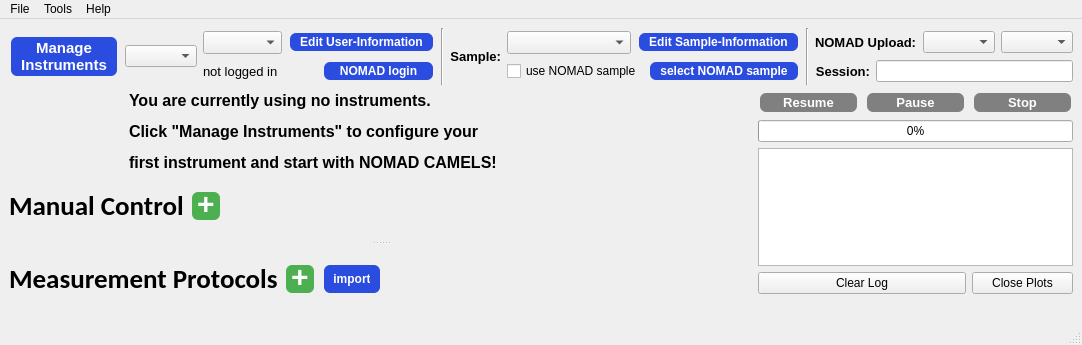
<?xml version="1.0" encoding="UTF-8"?>
<ui version="4.0">
 <class>MainWindow</class>
 <widget class="QMainWindow" name="MainWindow">
  <property name="geometry">
   <rect>
    <x>0</x>
    <y>0</y>
    <width>1059</width>
    <height>345</height>
   </rect>
  </property>
  <property name="windowTitle">
   <string>MainWindow</string>
  </property>
  <widget class="QWidget" name="centralwidget">
   <layout class="QGridLayout" name="gridLayout_5">
    <item row="6" column="9" rowspan="2" colspan="3">
     <widget class="Console_TextEdit" name="textEdit_console_output">
      <property name="maximumSize">
       <size>
        <width>400</width>
        <height>16777215</height>
       </size>
      </property>
      <property name="textInteractionFlags">
       <set>Qt::TextSelectableByKeyboard|Qt::TextSelectableByMouse</set>
      </property>
     </widget>
    </item>
    <item row="8" column="9" colspan="2">
     <widget class="QPushButton" name="pushButton_clear_log">
      <property name="styleSheet">
       <string notr="true"/>
      </property>
      <property name="text">
       <string>Clear Log</string>
      </property>
     </widget>
    </item>
    <item row="4" column="11">
     <widget class="QPushButton" name="pushButton_stop">
      <property name="enabled">
       <bool>false</bool>
      </property>
      <property name="maximumSize">
       <size>
        <width>130</width>
        <height>16777215</height>
       </size>
      </property>
      <property name="styleSheet">
       <string notr="true">QPushButton {
                background-color: #E60000; 
                color: white; 
                                border: none; 
                                padding: 2px 10px; 
                                text-align: center; 
                                text-decoration: none; 
                                font-size: 13px; 
                                margin: 2px 2px; 
                                border-radius: 6px;
								font-weight: bold;
                            }

            QPushButton:hover {
                background-color: #B22222;
            }
QPushButton:disabled {
        background-color: #808080;
    }</string>
      </property>
      <property name="text">
       <string>Stop</string>
      </property>
     </widget>
    </item>
    <item row="5" column="9" colspan="3">
     <widget class="QProgressBar" name="progressBar_protocols">
      <property name="maximumSize">
       <size>
        <width>400</width>
        <height>16777215</height>
       </size>
      </property>
      <property name="value">
       <number>0</number>
      </property>
     </widget>
    </item>
    <item row="9" column="9" colspan="3">
     <widget class="QLabel" name="label_logo">
      <property name="maximumSize">
       <size>
        <width>16777215</width>
        <height>70</height>
       </size>
      </property>
      <property name="text">
       <string/>
      </property>
      <property name="pixmap">
       <pixmap>../graphics/camels_horizontal.png</pixmap>
      </property>
      <property name="alignment">
       <set>Qt::AlignRight|Qt::AlignTrailing|Qt::AlignVCenter</set>
      </property>
     </widget>
    </item>
    <item row="1" column="2" colspan="10">
     <widget class="QWidget" name="menu_widget" native="true">
      <property name="maximumSize">
       <size>
        <width>16777215</width>
        <height>60</height>
       </size>
      </property>
      <layout class="QGridLayout" name="gridLayout_6">
       <property name="leftMargin">
        <number>0</number>
       </property>
       <property name="topMargin">
        <number>0</number>
       </property>
       <property name="rightMargin">
        <number>0</number>
       </property>
       <property name="bottomMargin">
        <number>0</number>
       </property>
       <item row="0" column="0">
        <widget class="QPushButton" name="pushButton_manage_instr">
         <property name="maximumSize">
          <size>
           <width>150</width>
           <height>16777215</height>
          </size>
         </property>
         <property name="font">
          <font>
           <pointsize>-1</pointsize>
           <weight>75</weight>
           <bold>true</bold>
           <underline>false</underline>
           <strikeout>false</strikeout>
          </font>
         </property>
         <property name="styleSheet">
          <string notr="true">QPushButton {
        background-color: #2a4cdf;
        color: white;
        border: none;
        padding: 2px 10px;
        text-align: center;
        text-decoration: none;
        font-size: 15px;
        margin: 2px 2px;
        border-radius: 6px;
        font-weight: bold;
    }

    QPushButton:hover {
        background-color: #1a3cbf;
    }</string>
         </property>
         <property name="text">
          <string>Manage
Instruments</string>
         </property>
        </widget>
       </item>
       <item row="0" column="13">
        <widget class="Line" name="line_2">
         <property name="orientation">
          <enum>Qt::Vertical</enum>
         </property>
        </widget>
       </item>
       <item row="0" column="8">
        <widget class="Line" name="line">
         <property name="orientation">
          <enum>Qt::Vertical</enum>
         </property>
        </widget>
       </item>
       <item row="0" column="1">
        <widget class="QComboBox" name="comboBox_user_type">
         <property name="maximumSize">
          <size>
           <width>110</width>
           <height>16777215</height>
          </size>
         </property>
        </widget>
       </item>
       <item row="0" column="10">
        <widget class="QWidget" name="sample_widget" native="true">
         <layout class="QVBoxLayout" name="verticalLayout_2">
          <property name="spacing">
           <number>0</number>
          </property>
          <property name="leftMargin">
           <number>0</number>
          </property>
          <property name="topMargin">
           <number>0</number>
          </property>
          <property name="rightMargin">
           <number>0</number>
          </property>
          <property name="bottomMargin">
           <number>0</number>
          </property>
          <item>
           <widget class="QWidget" name="sample_widget_default" native="true">
            <layout class="QHBoxLayout" name="horizontalLayout_4">
             <property name="leftMargin">
              <number>0</number>
             </property>
             <property name="topMargin">
              <number>3</number>
             </property>
             <property name="rightMargin">
              <number>0</number>
             </property>
             <property name="bottomMargin">
              <number>3</number>
             </property>
             <item>
              <widget class="QComboBox" name="comboBox_sample">
               <property name="font">
                <font>
                 <pointsize>10</pointsize>
                </font>
               </property>
              </widget>
             </item>
             <item>
              <widget class="QPushButton" name="pushButton_editSampleInfo">
               <property name="font">
                <font>
                 <pointsize>-1</pointsize>
                 <weight>75</weight>
                 <bold>true</bold>
                 <underline>false</underline>
                 <strikeout>false</strikeout>
                </font>
               </property>
               <property name="styleSheet">
                <string notr="true">QPushButton {
        background-color: #2a4cdf;
        color: white;
        border: none;
        padding: 2px 10px;
        text-align: center;
        text-decoration: none;
        font-size: 12px;
        margin: 2px 2px;
        border-radius: 6px;
        font-weight: bold;
    }

    QPushButton:hover {
        background-color: #1a3cbf;
    }</string>
               </property>
               <property name="text">
                <string>Edit Sample-Information</string>
               </property>
              </widget>
             </item>
            </layout>
           </widget>
          </item>
          <item>
           <widget class="QWidget" name="sample_widget_nomad" native="true">
            <layout class="QHBoxLayout" name="horizontalLayout_3">
             <property name="leftMargin">
              <number>0</number>
             </property>
             <property name="topMargin">
              <number>3</number>
             </property>
             <property name="rightMargin">
              <number>0</number>
             </property>
             <property name="bottomMargin">
              <number>3</number>
             </property>
             <item>
              <widget class="QCheckBox" name="checkBox_use_nomad_sample">
               <property name="text">
                <string>use NOMAD sample</string>
               </property>
              </widget>
             </item>
             <item>
              <widget class="QPushButton" name="pushButton_nomad_sample">
               <property name="font">
                <font>
                 <pointsize>-1</pointsize>
                 <weight>75</weight>
                 <bold>true</bold>
                 <underline>false</underline>
                 <strikeout>false</strikeout>
                </font>
               </property>
               <property name="styleSheet">
                <string notr="true">QPushButton {
        background-color: #2a4cdf;
        color: white;
        border: none;
        padding: 2px 10px;
        text-align: center;
        text-decoration: none;
        font-size: 12px;
        margin: 2px 2px;
        border-radius: 6px;
        font-weight: bold;
    }

    QPushButton:hover {
        background-color: #1a3cbf;
    }</string>
               </property>
               <property name="text">
                <string>select NOMAD sample</string>
               </property>
              </widget>
             </item>
            </layout>
           </widget>
          </item>
         </layout>
        </widget>
       </item>
       <item row="0" column="15">
        <widget class="QWidget" name="session_upload_widget" native="true">
         <layout class="QVBoxLayout" name="verticalLayout_3">
          <property name="spacing">
           <number>0</number>
          </property>
          <property name="leftMargin">
           <number>0</number>
          </property>
          <property name="topMargin">
           <number>0</number>
          </property>
          <property name="rightMargin">
           <number>0</number>
          </property>
          <property name="bottomMargin">
           <number>0</number>
          </property>
          <item>
           <widget class="QWidget" name="nomad_upload_widget" native="true">
            <layout class="QHBoxLayout" name="horizontalLayout_6">
             <property name="leftMargin">
              <number>0</number>
             </property>
             <property name="topMargin">
              <number>3</number>
             </property>
             <property name="rightMargin">
              <number>0</number>
             </property>
             <property name="bottomMargin">
              <number>3</number>
             </property>
             <item>
              <widget class="QLabel" name="label_nomad_upload">
               <property name="font">
                <font>
                 <pointsize>10</pointsize>
                 <weight>75</weight>
                 <bold>true</bold>
                </font>
               </property>
               <property name="text">
                <string>NOMAD Upload:</string>
               </property>
              </widget>
             </item>
             <item>
              <widget class="QComboBox" name="comboBox_upload_type"/>
             </item>
             <item>
              <widget class="QComboBox" name="comboBox_upload_choice"/>
             </item>
            </layout>
           </widget>
          </item>
          <item>
           <widget class="QWidget" name="session_widget" native="true">
            <layout class="QHBoxLayout" name="horizontalLayout_5">
             <property name="leftMargin">
              <number>0</number>
             </property>
             <property name="topMargin">
              <number>3</number>
             </property>
             <property name="rightMargin">
              <number>0</number>
             </property>
             <property name="bottomMargin">
              <number>3</number>
             </property>
             <item>
              <widget class="QLabel" name="label_4">
               <property name="maximumSize">
                <size>
                 <width>1500000</width>
                 <height>16777215</height>
                </size>
               </property>
               <property name="font">
                <font>
                 <pointsize>10</pointsize>
                 <weight>75</weight>
                 <bold>true</bold>
                </font>
               </property>
               <property name="text">
                <string>Session:</string>
               </property>
               <property name="alignment">
                <set>Qt::AlignRight|Qt::AlignTrailing|Qt::AlignVCenter</set>
               </property>
              </widget>
             </item>
             <item>
              <widget class="QLineEdit" name="lineEdit_session"/>
             </item>
            </layout>
           </widget>
          </item>
         </layout>
        </widget>
       </item>
       <item row="0" column="2">
        <widget class="QWidget" name="user_widget" native="true">
         <layout class="QVBoxLayout" name="verticalLayout">
          <property name="spacing">
           <number>0</number>
          </property>
          <property name="leftMargin">
           <number>0</number>
          </property>
          <property name="topMargin">
           <number>0</number>
          </property>
          <property name="rightMargin">
           <number>0</number>
          </property>
          <property name="bottomMargin">
           <number>0</number>
          </property>
          <item>
           <widget class="QWidget" name="user_widget_default" native="true">
            <layout class="QHBoxLayout" name="horizontalLayout">
             <property name="leftMargin">
              <number>0</number>
             </property>
             <property name="topMargin">
              <number>3</number>
             </property>
             <property name="rightMargin">
              <number>0</number>
             </property>
             <property name="bottomMargin">
              <number>3</number>
             </property>
             <item>
              <widget class="QComboBox" name="comboBox_user">
               <property name="font">
                <font>
                 <pointsize>10</pointsize>
                </font>
               </property>
              </widget>
             </item>
             <item>
              <widget class="QPushButton" name="pushButton_editUserInfo">
               <property name="font">
                <font>
                 <pointsize>-1</pointsize>
                 <weight>75</weight>
                 <bold>true</bold>
                 <underline>false</underline>
                 <strikeout>false</strikeout>
                </font>
               </property>
               <property name="styleSheet">
                <string notr="true">QPushButton {
        background-color: #2a4cdf;
        color: white;
        border: none;
        padding: 2px 10px;
        text-align: center;
        text-decoration: none;
        font-size: 12px;
        margin: 2px 2px;
        border-radius: 6px;
        font-weight: bold;
    }

    QPushButton:hover {
        background-color: #1a3cbf;
    }</string>
               </property>
               <property name="text">
                <string>Edit User-Information</string>
               </property>
              </widget>
             </item>
            </layout>
           </widget>
          </item>
          <item>
           <widget class="QWidget" name="user_widget_nomad" native="true">
            <layout class="QHBoxLayout" name="horizontalLayout_2">
             <property name="leftMargin">
              <number>0</number>
             </property>
             <property name="topMargin">
              <number>3</number>
             </property>
             <property name="rightMargin">
              <number>0</number>
             </property>
             <property name="bottomMargin">
              <number>3</number>
             </property>
             <item>
              <widget class="QLabel" name="label_nomad_user">
               <property name="font">
                <font>
                 <pointsize>10</pointsize>
                </font>
               </property>
               <property name="text">
                <string>not logged in</string>
               </property>
              </widget>
             </item>
             <item>
              <widget class="QPushButton" name="pushButton_login_nomad">
               <property name="font">
                <font>
                 <pointsize>-1</pointsize>
                 <weight>75</weight>
                 <bold>true</bold>
                 <underline>false</underline>
                 <strikeout>false</strikeout>
                </font>
               </property>
               <property name="styleSheet">
                <string notr="true">QPushButton {
        background-color: #2a4cdf;
        color: white;
        border: none;
        padding: 2px 10px;
        text-align: center;
        text-decoration: none;
        font-size: 12px;
        margin: 2px 2px;
        border-radius: 6px;
        font-weight: bold;
    }

    QPushButton:hover {
        background-color: #1a3cbf;
    }</string>
               </property>
               <property name="text">
                <string>NOMAD login</string>
               </property>
              </widget>
             </item>
            </layout>
           </widget>
          </item>
         </layout>
        </widget>
       </item>
       <item row="0" column="9">
        <widget class="QLabel" name="label_8">
         <property name="maximumSize">
          <size>
           <width>70</width>
           <height>16777215</height>
          </size>
         </property>
         <property name="font">
          <font>
           <pointsize>10</pointsize>
           <weight>75</weight>
           <bold>true</bold>
          </font>
         </property>
         <property name="text">
          <string>Sample:</string>
         </property>
         <property name="alignment">
          <set>Qt::AlignRight|Qt::AlignTrailing|Qt::AlignVCenter</set>
         </property>
        </widget>
       </item>
      </layout>
     </widget>
    </item>
    <item row="4" column="2" rowspan="6" colspan="7">
     <widget class="QWidget" name="widget_2" native="true">
      <layout class="QGridLayout" name="gridLayout_3">
       <property name="leftMargin">
        <number>0</number>
       </property>
       <property name="topMargin">
        <number>0</number>
       </property>
       <property name="rightMargin">
        <number>0</number>
       </property>
       <property name="bottomMargin">
        <number>0</number>
       </property>
       <property name="spacing">
        <number>0</number>
       </property>
       <item row="0" column="1">
        <widget class="QLabel" name="label_no_instruments">
         <property name="text">
          <string>&lt;html&gt;&lt;head/&gt;&lt;body&gt;&lt;p&gt;&lt;span style=&quot; font-size:12pt; font-weight:600;&quot;&gt;You are currently using no instruments.&lt;/span&gt;&lt;/p&gt;&lt;p&gt;&lt;span style=&quot; font-size:12pt; font-weight:600;&quot;&gt;Click &amp;quot;Manage Instruments&amp;quot; to configure your&lt;/span&gt;&lt;/p&gt;&lt;p&gt;&lt;span style=&quot; font-size:12pt; font-weight:600;&quot;&gt;first instrument and start with NOMAD CAMELS!&lt;/span&gt;&lt;/p&gt;&lt;/body&gt;&lt;/html&gt;</string>
         </property>
        </widget>
       </item>
       <item row="0" column="0">
        <widget class="QLabel" name="label_arrow">
         <property name="maximumSize">
          <size>
           <width>120</width>
           <height>16777215</height>
          </size>
         </property>
         <property name="text">
          <string/>
         </property>
         <property name="alignment">
          <set>Qt::AlignCenter</set>
         </property>
        </widget>
       </item>
       <item row="1" column="0" colspan="2">
        <widget class="QSplitter" name="main_splitter">
         <property name="orientation">
          <enum>Qt::Vertical</enum>
         </property>
         <widget class="QWidget" name="manual_widget" native="true">
          <layout class="QGridLayout" name="gridLayout">
           <item row="1" column="2">
            <spacer name="horizontalSpacer">
             <property name="orientation">
              <enum>Qt::Horizontal</enum>
             </property>
             <property name="sizeHint" stdset="0">
              <size>
               <width>40</width>
               <height>20</height>
              </size>
             </property>
            </spacer>
           </item>
           <item row="1" column="1">
            <widget class="QPushButton" name="pushButton_add_manual">
             <property name="sizePolicy">
              <sizepolicy hsizetype="Fixed" vsizetype="Fixed">
               <horstretch>0</horstretch>
               <verstretch>0</verstretch>
              </sizepolicy>
             </property>
             <property name="minimumSize">
              <size>
               <width>32</width>
               <height>32</height>
              </size>
             </property>
             <property name="maximumSize">
              <size>
               <width>32</width>
               <height>32</height>
              </size>
             </property>
             <property name="font">
              <font>
               <pointsize>-1</pointsize>
               <weight>75</weight>
               <bold>true</bold>
               <underline>false</underline>
               <strikeout>false</strikeout>
              </font>
             </property>
             <property name="styleSheet">
              <string notr="true">QPushButton {
                                background-color: #4CAF50; 
                                color: white; 
                                border: none; 
                                padding: 0px; 
                                padding-bottom: 5px;
                                text-align: center; 
                                text-decoration: none; 
                                font-size: 30px; 
                                margin: 2px 2px; 
                                border-radius: 6px;
								font-weight: bold;
                            }

                            QPushButton:hover {
                                background-color: #45a049;
                            }</string>
             </property>
             <property name="text">
              <string>+</string>
             </property>
            </widget>
           </item>
           <item row="1" column="0">
            <widget class="QLabel" name="label_2">
             <property name="font">
              <font>
               <family>Calibri</family>
               <pointsize>20</pointsize>
               <weight>75</weight>
               <bold>true</bold>
              </font>
             </property>
             <property name="styleSheet">
              <string notr="true">QLabel {
	font-family: Calibri;
	font-size: 20pt;
	font-weight: bold;
}</string>
             </property>
             <property name="text">
              <string>Manual Control</string>
             </property>
            </widget>
           </item>
          </layout>
         </widget>
         <widget class="QWidget" name="meas_widget" native="true">
          <layout class="QGridLayout" name="gridLayout_2">
           <item row="1" column="3">
            <spacer name="horizontalSpacer_2">
             <property name="orientation">
              <enum>Qt::Horizontal</enum>
             </property>
             <property name="sizeHint" stdset="0">
              <size>
               <width>40</width>
               <height>20</height>
              </size>
             </property>
            </spacer>
           </item>
           <item row="1" column="0">
            <widget class="QLabel" name="label_3">
             <property name="font">
              <font>
               <family>Calibri</family>
               <pointsize>20</pointsize>
               <weight>75</weight>
               <bold>true</bold>
              </font>
             </property>
             <property name="styleSheet">
              <string notr="true">QLabel {
	font-family: Calibri;
	font-size: 20pt;
	font-weight: bold;
}</string>
             </property>
             <property name="text">
              <string>Measurement Protocols</string>
             </property>
            </widget>
           </item>
           <item row="1" column="1">
            <widget class="QPushButton" name="pushButton_add_meas">
             <property name="sizePolicy">
              <sizepolicy hsizetype="Fixed" vsizetype="Fixed">
               <horstretch>0</horstretch>
               <verstretch>0</verstretch>
              </sizepolicy>
             </property>
             <property name="minimumSize">
              <size>
               <width>32</width>
               <height>32</height>
              </size>
             </property>
             <property name="maximumSize">
              <size>
               <width>32</width>
               <height>32</height>
              </size>
             </property>
             <property name="font">
              <font>
               <pointsize>-1</pointsize>
               <weight>75</weight>
               <bold>true</bold>
               <underline>false</underline>
               <strikeout>false</strikeout>
              </font>
             </property>
             <property name="styleSheet">
              <string notr="true">QPushButton {
                                background-color: #4CAF50; 
                                color: white; 
                                border: none; 
                                padding: 0px; 
                                padding-bottom: 5px;
                                text-align: center; 
                                text-decoration: none; 
                                font-size: 30px; 
                                margin: 2px 2px; 
                                border-radius: 6px;
								font-weight: bold;
                            }

                            QPushButton:hover {
                                background-color: #45a049;
                            }</string>
             </property>
             <property name="text">
              <string>+</string>
             </property>
            </widget>
           </item>
           <item row="1" column="2">
            <widget class="QPushButton" name="pushButton_import_protocol">
             <property name="sizePolicy">
              <sizepolicy hsizetype="Fixed" vsizetype="Fixed">
               <horstretch>0</horstretch>
               <verstretch>0</verstretch>
              </sizepolicy>
             </property>
             <property name="minimumSize">
              <size>
               <width>32</width>
               <height>32</height>
              </size>
             </property>
             <property name="maximumSize">
              <size>
               <width>60</width>
               <height>32</height>
              </size>
             </property>
             <property name="styleSheet">
              <string notr="true">QPushButton {
        background-color: #2a4cdf;
        color: white;
        border: none;
        padding: 2px 10px;
        text-align: center;
        text-decoration: none;
        font-size: 12px;
        margin: 2px 2px;
        border-radius: 6px;
        font-weight: bold;
    }

    QPushButton:hover {
        background-color: #1a3cbf;
    }</string>
             </property>
             <property name="text">
              <string>import</string>
             </property>
            </widget>
           </item>
          </layout>
         </widget>
        </widget>
       </item>
      </layout>
     </widget>
    </item>
    <item row="4" column="10">
     <widget class="QPushButton" name="pushButton_pause">
      <property name="enabled">
       <bool>false</bool>
      </property>
      <property name="maximumSize">
       <size>
        <width>130</width>
        <height>16777215</height>
       </size>
      </property>
      <property name="styleSheet">
       <string notr="true">QPushButton {
        background-color: #FFA500;
        color: white;
        border: none;
        padding: 2px 10px;
        text-align: center;
        text-decoration: none;
        font-size: 13px;
        margin: 2px 2px;
        border-radius: 6px;
        font-weight: bold;
    }

    QPushButton:hover {
        background-color: #FF8C00;
    }
QPushButton:disabled {
        background-color: #808080;
    }</string>
      </property>
      <property name="text">
       <string>Pause</string>
      </property>
     </widget>
    </item>
    <item row="4" column="9">
     <widget class="QPushButton" name="pushButton_resume">
      <property name="enabled">
       <bool>false</bool>
      </property>
      <property name="maximumSize">
       <size>
        <width>130</width>
        <height>16777215</height>
       </size>
      </property>
      <property name="styleSheet">
       <string notr="true">QPushButton {
                                background-color: #4CAF50; 
                                color: white; 
                                border: none; 
                                padding: 2px 10px; 
                                text-align: center; 
                                text-decoration: none; 
                                font-size: 13px; 
                                margin: 2px 2px; 
                                border-radius: 6px;
								font-weight: bold;
                            }

                            QPushButton:hover {
                                background-color: #45a049;
                            }
QPushButton:disabled {
        background-color: #808080;
    }</string>
      </property>
      <property name="text">
       <string>Resume</string>
      </property>
     </widget>
    </item>
    <item row="8" column="11">
     <widget class="QPushButton" name="pushButton_close_plots">
      <property name="styleSheet">
       <string notr="true"/>
      </property>
      <property name="text">
       <string>Close Plots</string>
      </property>
     </widget>
    </item>
   </layout>
  </widget>
  <widget class="QMenuBar" name="menubar">
   <property name="geometry">
    <rect>
     <x>0</x>
     <y>0</y>
     <width>1059</width>
     <height>21</height>
    </rect>
   </property>
   <widget class="QMenu" name="menuFile">
    <property name="title">
     <string>File</string>
    </property>
    <addaction name="actionNew_Preset"/>
    <addaction name="actionSave_Preset"/>
    <addaction name="actionSave_Preset_As"/>
    <addaction name="actionLoad_Backup_Preset"/>
    <addaction name="separator"/>
    <addaction name="actionSettings"/>
   </widget>
   <widget class="QMenu" name="menuHelp">
    <property name="title">
     <string>Help</string>
    </property>
    <addaction name="actionDocumentation"/>
    <addaction name="actionReport_Bug"/>
   </widget>
   <widget class="QMenu" name="menuTools">
    <property name="title">
     <string>Tools</string>
    </property>
    <addaction name="actionUpdate_CAMELS"/>
    <addaction name="separator"/>
    <addaction name="actionExport_from_databroker"/>
    <addaction name="actionExport_CAMELS_hdf5_to_csv_json"/>
    <addaction name="separator"/>
    <addaction name="action_driver_builder"/>
    <addaction name="actionEPICS_driver_builder"/>
    <addaction name="separator"/>
    <addaction name="actionManage_Extensions"/>
   </widget>
   <addaction name="menuFile"/>
   <addaction name="menuTools"/>
   <addaction name="menuHelp"/>
  </widget>
  <widget class="QStatusBar" name="statusbar"/>
  <action name="actionPresets">
   <property name="text">
    <string>Device-Presets</string>
   </property>
  </action>
  <action name="actionOptions">
   <property name="text">
    <string>Options</string>
   </property>
  </action>
  <action name="actionSave_Device_Preset_As">
   <property name="text">
    <string>Save Device Preset As</string>
   </property>
  </action>
  <action name="actionLoad">
   <property name="text">
    <string>Open</string>
   </property>
  </action>
  <action name="actionMeasurement_Presets">
   <property name="text">
    <string>Measurement-Presets</string>
   </property>
  </action>
  <action name="actionSave_Preset">
   <property name="text">
    <string>Save Preset</string>
   </property>
  </action>
  <action name="actionOpen_Backup_Device_Preset">
   <property name="text">
    <string>Load Backup Device Preset</string>
   </property>
  </action>
  <action name="actionLoad_Backup_Preset">
   <property name="text">
    <string>Load Preset</string>
   </property>
  </action>
  <action name="actionAutosave_on_closing">
   <property name="checkable">
    <bool>true</bool>
   </property>
   <property name="text">
    <string>Autosave on closing</string>
   </property>
  </action>
  <action name="actionUpdate_CAMELS">
   <property name="text">
    <string>Update NOMAD-CAMELS</string>
   </property>
  </action>
  <action name="actionDark_Mode">
   <property name="checkable">
    <bool>true</bool>
   </property>
   <property name="text">
    <string>Dark Mode</string>
   </property>
  </action>
  <action name="actionUndo">
   <property name="text">
    <string>Undo (ctrl + z)</string>
   </property>
  </action>
  <action name="actionRedo">
   <property name="text">
    <string>Redo (ctrl + y)</string>
   </property>
  </action>
  <action name="actionSettings">
   <property name="text">
    <string>Settings</string>
   </property>
  </action>
  <action name="actionIOC_Builder">
   <property name="text">
    <string>IOC-Builder</string>
   </property>
  </action>
  <action name="actionNew_Device_Preset_2">
   <property name="text">
    <string>New Device Preset</string>
   </property>
  </action>
  <action name="actionSave_Device_Preset">
   <property name="text">
    <string>Save Device Preset</string>
   </property>
  </action>
  <action name="actionSave_Preset_As">
   <property name="text">
    <string>Save Preset As</string>
   </property>
  </action>
  <action name="actionNew_Preset">
   <property name="text">
    <string>New Preset</string>
   </property>
  </action>
  <action name="actionNew_Device_Preset">
   <property name="text">
    <string>New Device Preset</string>
   </property>
  </action>
  <action name="actionDocumentation">
   <property name="text">
    <string>Documentation</string>
   </property>
  </action>
  <action name="actionReport_Bug">
   <property name="text">
    <string>Report Bug</string>
   </property>
  </action>
  <action name="action_driver_builder">
   <property name="text">
    <string>Driver builder</string>
   </property>
  </action>
  <action name="actionEPICS_driver_builder">
   <property name="text">
    <string>EPICS-driver-builder</string>
   </property>
  </action>
  <action name="actionExport_from_databroker">
   <property name="text">
    <string>Export from databroker</string>
   </property>
  </action>
  <action name="actionManage_Extensions">
   <property name="text">
    <string>Managa Extensions</string>
   </property>
  </action>
  <action name="actionExport_CAMELS_hdf5_to_csv_json">
   <property name="text">
    <string>Export CAMELS hdf5 to csv/json</string>
   </property>
  </action>
 </widget>
 <customwidgets>
  <customwidget>
   <class>Console_TextEdit</class>
   <extends>QTextEdit</extends>
   <header>nomad_camels.ui_widgets.console_redirect</header>
  </customwidget>
 </customwidgets>
 <resources/>
 <connections/>
</ui>
